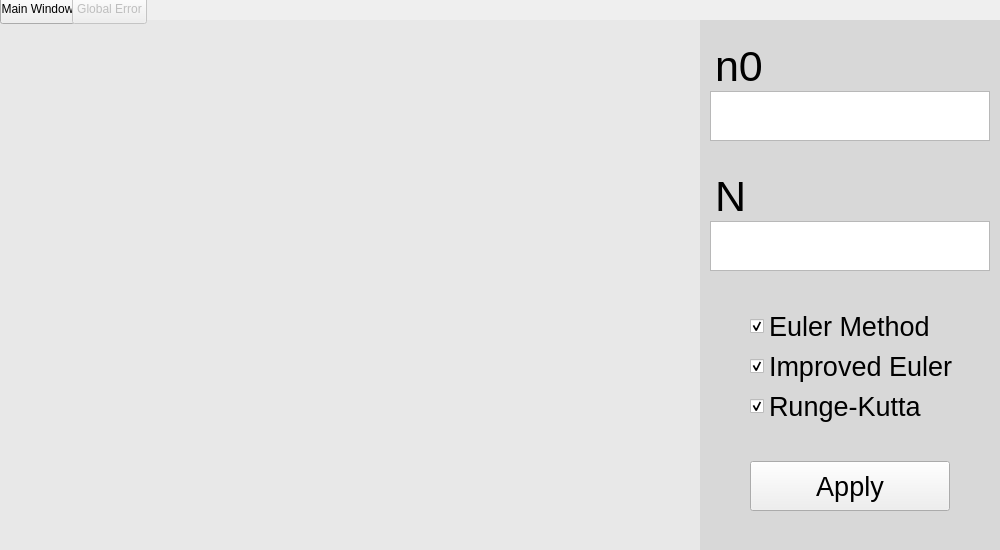
<?xml version="1.0" encoding="UTF-8"?>
<ui version="4.0">
 <class>GlobalErrorWindowUI</class>
 <widget class="QMainWindow" name="GlobalErrorWindowUI">
  <property name="geometry">
   <rect>
    <x>0</x>
    <y>0</y>
    <width>1000</width>
    <height>550</height>
   </rect>
  </property>
  <property name="sizePolicy">
   <sizepolicy hsizetype="Fixed" vsizetype="Fixed">
    <horstretch>0</horstretch>
    <verstretch>0</verstretch>
   </sizepolicy>
  </property>
  <property name="minimumSize">
   <size>
    <width>1000</width>
    <height>550</height>
   </size>
  </property>
  <property name="maximumSize">
   <size>
    <width>1000</width>
    <height>550</height>
   </size>
  </property>
  <property name="windowTitle">
   <string>Global Error</string>
  </property>
  <widget class="QWidget" name="centralwidget">
   <widget class="QLabel" name="settings_background">
    <property name="geometry">
     <rect>
      <x>700</x>
      <y>20</y>
      <width>300</width>
      <height>540</height>
     </rect>
    </property>
    <property name="styleSheet">
     <string notr="true">background-color: rgba(200, 200, 200, 150);</string>
    </property>
    <property name="text">
     <string/>
    </property>
   </widget>
   <widget class="QLabel" name="n0_lbl">
    <property name="geometry">
     <rect>
      <x>715</x>
      <y>41</y>
      <width>61</width>
      <height>50</height>
     </rect>
    </property>
    <property name="font">
     <font>
      <pointsize>32</pointsize>
      <weight>50</weight>
      <italic>false</italic>
      <bold>false</bold>
      <underline>false</underline>
     </font>
    </property>
    <property name="layoutDirection">
     <enum>Qt::LeftToRight</enum>
    </property>
    <property name="text">
     <string>n0</string>
    </property>
    <property name="textFormat">
     <enum>Qt::PlainText</enum>
    </property>
    <property name="alignment">
     <set>Qt::AlignLeading|Qt::AlignLeft|Qt::AlignVCenter</set>
    </property>
   </widget>
   <widget class="QTextEdit" name="n_txtbox">
    <property name="geometry">
     <rect>
      <x>710</x>
      <y>221</y>
      <width>280</width>
      <height>50</height>
     </rect>
    </property>
    <property name="font">
     <font>
      <pointsize>25</pointsize>
     </font>
    </property>
    <property name="styleSheet">
     <string notr="true"/>
    </property>
   </widget>
   <widget class="QCheckBox" name="improved_checkBox">
    <property name="geometry">
     <rect>
      <x>750</x>
      <y>381</y>
      <width>191</width>
      <height>50</height>
     </rect>
    </property>
    <property name="font">
     <font>
      <pointsize>20</pointsize>
     </font>
    </property>
    <property name="text">
     <string>Runge-Kutta</string>
    </property>
    <property name="checked">
     <bool>true</bool>
    </property>
    <property name="tristate">
     <bool>false</bool>
    </property>
   </widget>
   <widget class="QLabel" name="n_lbl">
    <property name="geometry">
     <rect>
      <x>715</x>
      <y>171</y>
      <width>50</width>
      <height>50</height>
     </rect>
    </property>
    <property name="font">
     <font>
      <pointsize>32</pointsize>
      <weight>50</weight>
      <italic>false</italic>
      <bold>false</bold>
      <underline>false</underline>
     </font>
    </property>
    <property name="layoutDirection">
     <enum>Qt::LeftToRight</enum>
    </property>
    <property name="text">
     <string>N</string>
    </property>
    <property name="textFormat">
     <enum>Qt::PlainText</enum>
    </property>
    <property name="alignment">
     <set>Qt::AlignLeading|Qt::AlignLeft|Qt::AlignVCenter</set>
    </property>
   </widget>
   <widget class="QCheckBox" name="runge_checkBox">
    <property name="geometry">
     <rect>
      <x>750</x>
      <y>341</y>
      <width>251</width>
      <height>50</height>
     </rect>
    </property>
    <property name="font">
     <font>
      <pointsize>20</pointsize>
     </font>
    </property>
    <property name="text">
     <string>Improved Euler </string>
    </property>
    <property name="checked">
     <bool>true</bool>
    </property>
    <property name="tristate">
     <bool>false</bool>
    </property>
   </widget>
   <widget class="QTextEdit" name="n0_txtbox">
    <property name="geometry">
     <rect>
      <x>710</x>
      <y>91</y>
      <width>280</width>
      <height>50</height>
     </rect>
    </property>
    <property name="font">
     <font>
      <pointsize>25</pointsize>
     </font>
    </property>
    <property name="styleSheet">
     <string notr="true"/>
    </property>
   </widget>
   <widget class="QCheckBox" name="euler_checkBox">
    <property name="geometry">
     <rect>
      <x>750</x>
      <y>301</y>
      <width>191</width>
      <height>50</height>
     </rect>
    </property>
    <property name="font">
     <font>
      <pointsize>20</pointsize>
     </font>
    </property>
    <property name="text">
     <string>Euler Method</string>
    </property>
    <property name="checked">
     <bool>true</bool>
    </property>
    <property name="tristate">
     <bool>false</bool>
    </property>
   </widget>
   <widget class="QPushButton" name="apply_btn">
    <property name="geometry">
     <rect>
      <x>750</x>
      <y>461</y>
      <width>200</width>
      <height>50</height>
     </rect>
    </property>
    <property name="font">
     <font>
      <pointsize>20</pointsize>
     </font>
    </property>
    <property name="text">
     <string>Apply</string>
    </property>
   </widget>
   <widget class="QWidget" name="global_error_graph" native="true">
    <property name="geometry">
     <rect>
      <x>0</x>
      <y>20</y>
      <width>700</width>
      <height>530</height>
     </rect>
    </property>
    <property name="sizePolicy">
     <sizepolicy hsizetype="Preferred" vsizetype="Preferred">
      <horstretch>0</horstretch>
      <verstretch>0</verstretch>
     </sizepolicy>
    </property>
    <property name="maximumSize">
     <size>
      <width>1000</width>
      <height>800</height>
     </size>
    </property>
    <property name="styleSheet">
     <string notr="true">background-color: rgb(232, 232, 232);</string>
    </property>
   </widget>
   <widget class="QPushButton" name="to_main_window_btn">
    <property name="enabled">
     <bool>true</bool>
    </property>
    <property name="geometry">
     <rect>
      <x>0</x>
      <y>-6</y>
      <width>75</width>
      <height>30</height>
     </rect>
    </property>
    <property name="autoFillBackground">
     <bool>false</bool>
    </property>
    <property name="styleSheet">
     <string notr="true"/>
    </property>
    <property name="text">
     <string>Main Window</string>
    </property>
    <property name="checkable">
     <bool>false</bool>
    </property>
    <property name="autoDefault">
     <bool>false</bool>
    </property>
    <property name="flat">
     <bool>false</bool>
    </property>
   </widget>
   <widget class="QPushButton" name="to_global_error_btn">
    <property name="enabled">
     <bool>false</bool>
    </property>
    <property name="geometry">
     <rect>
      <x>72</x>
      <y>-6</y>
      <width>75</width>
      <height>30</height>
     </rect>
    </property>
    <property name="text">
     <string>Global Error</string>
    </property>
    <property name="flat">
     <bool>false</bool>
    </property>
   </widget>
  </widget>
 </widget>
 <resources/>
 <connections/>
</ui>
